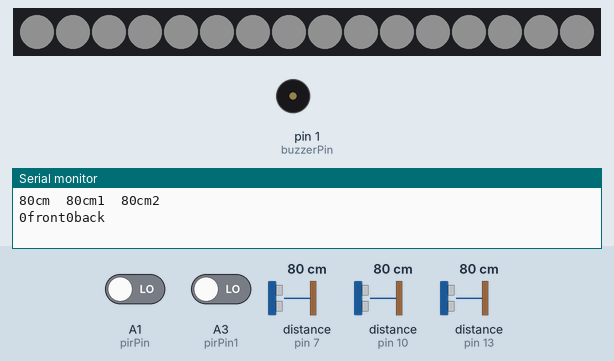
The sketch below on a simulated Arduino Uno, built with avr-gcc and run on an emulated ATmega328P. Shown: 16 RGB LEDs in strip order, left to right, buzzer (waves = sounding), the last lines printed to the serial monitor. Wiring (inferred from the names in the program): 3 × ultrasonic range finder: trigger pin 6, echo pin 7 / trigger pin 9, echo pin 10 / trigger pin 12, echo pin 13. Inputs (shaded band) come from the test bench; at power-on: distance to the obstacle (sensors on pin 10, pin 7, pin 13) 80 cm, A1 (pirPin) LOW, A3 (pirPin1) LOW. The echo pulse lasts 58.3 µs per cm; dim RGB values are drawn brighter than linear; random numbers use the default seed unless the sketch sets one.

Above: at 0.45 s.
At 3.7 s:
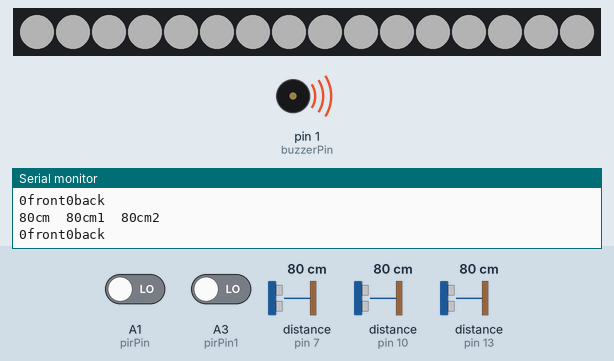
3.8 s: distance to the obstacle (sensor on pin 10) set to 97 cm
11.4 s: distance to the obstacle (sensor on pin 10) set to 103 cm
15.2 s: distance to the obstacle (sensor on pin 10) set to 204 cm
19.0 s: distance to the obstacle (sensor on pin 7) set to 204 cm
26.6 s: distance to the obstacle (sensor on pin 10) set to 120 cm
30.4 s: A1 (pirPin) driven HIGH
At 33.74 s:
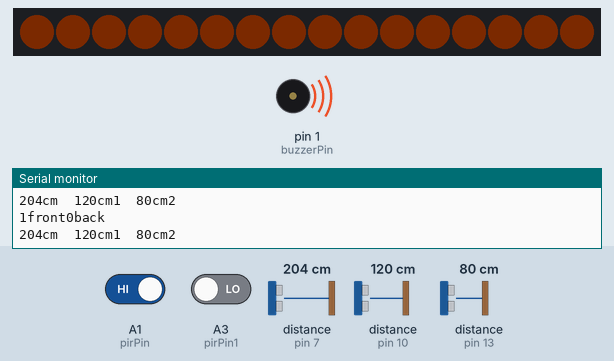
Timing chart, 0 to 35.2 s (numbered marks = the images above; inputs shaded):
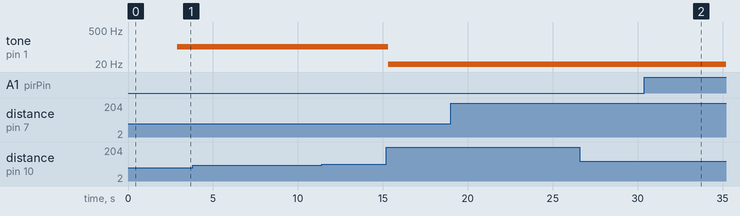

The sketch:

Protoype2.ino
```cpp
// Include neopixel library
#include <Adafruit_NeoPixel.h>
#ifdef __AVR__
#include <avr/power.h>
#endif
#define pixelPin 3
#define numLights 16
Adafruit_NeoPixel strip = Adafruit_NeoPixel(numLights, pixelPin, NEO_GRB + NEO_KHZ800);
int fadeSpeed = 1;
int pulseDelay = 40;

int buzzerPin = 1;

//Variables for proximity sensors
const int pingPin = 6; // Trigger Pin of Ultrasonic Sensor
const int echoPin = 7; // Echo Pin of Ultrasonic Sensor
long duration, cm;

const int pingPin1 = 9; // Trigger Pin of Ultrasonic Sensor
const int echoPin1 = 10; // Echo Pin of Ultrasonic Sensor
long duration1, cm1;

const int pingPin2 = 12; // Trigger Pin of Ultrasonic Sensor
const int echoPin2 = 13; // Echo Pin of Ultrasonic Sensor
long duration2, cm2;

//Variables for PIR sensors
int pirPin = A1;
int pirPin1 = A3;

void setup() {
  // put your setup code here, to run once:
  Serial.begin(9600);
  pinMode(pirPin, INPUT);
  pinMode(pirPin1, INPUT);
  strip.begin();
  strip.show();
}

void loop() {
  // put your main code here, to run repeatedly:
  proximity();
  detection();
}

void proximity() {
  pinMode(pingPin, OUTPUT);
  digitalWrite(pingPin, LOW);
  delayMicroseconds(2);
  digitalWrite(pingPin, HIGH);
  delayMicroseconds(10);
  digitalWrite(pingPin, LOW);
  pinMode(echoPin, INPUT);
  duration = pulseIn(echoPin, HIGH);
  cm = microsecondsToCentimeters(duration);
  Serial.print(cm);
  Serial.print("cm  ");
  //Serial.println();

  pinMode(pingPin1, OUTPUT);
  digitalWrite(pingPin1, LOW);
  delayMicroseconds(2);
  digitalWrite(pingPin1, HIGH);
  delayMicroseconds(10);
  digitalWrite(pingPin1, LOW);
  pinMode(echoPin1, INPUT);
  duration1 = pulseIn(echoPin1, HIGH);
  cm1 = microsecondsToCentimeters1(duration1);
  Serial.print(cm1);
  Serial.print("cm1  ");
  //Serial.println();

  pinMode(pingPin2, OUTPUT);
  digitalWrite(pingPin2, LOW);
  delayMicroseconds(2);
  digitalWrite(pingPin2, HIGH);
  delayMicroseconds(10);
  digitalWrite(pingPin2, LOW);
  pinMode(echoPin2, INPUT);
  duration2 = pulseIn(echoPin2, HIGH);
  cm2 = microsecondsToCentimeters2(duration2);
  Serial.print(cm2);
  Serial.print("cm2  ");
  Serial.println();
  delay(200);
}

long microsecondsToCentimeters(long microseconds) {
  return microseconds / 29 / 2;
}

long microsecondsToCentimeters1(long microseconds) {
  return microseconds / 29 / 2;
}

long microsecondsToCentimeters2(long microseconds) {
  return microseconds / 29 / 2;
}

// Test code for neopixel ring
//void colorWipe(uint32_t c, uint8_t wait) {
//  for (uint16_t i = 0; i < strip.numPixels(); i++) {
//    strip.setPixelColor(i, c);
//    strip.show();
//    delay(wait);
//  }
//}

// Neopixel light animation effects adapted from https://www.tweaking4all.com/hardware/arduino/adruino-led-strip-effects/
void showStrip() {
#ifdef ADAFRUIT_NEOPIXEL_H
  // NeoPixel
  strip.show();
#endif
}
void setAll(byte red, byte green, byte blue) {
  for (int i = 0; i < numLights; i++ ) {
    setPixel(i, red, green, blue);
  }
  showStrip();
}
void setPixel(int Pixel, byte red, byte green, byte blue) {
#ifdef ADAFRUIT_NEOPIXEL_H
  // NeoPixel
  strip.setPixelColor(Pixel, strip.Color(red, green, blue));
#endif
}
void fade(byte red, byte green, byte blue) {
  float r, g, b;
  for (int k = 5; k < 201; k = k + fadeSpeed) {
    r = (k / 256.0) * red;
    g = (k / 256.0) * green;
    b = (k / 256.0) * blue;
    setAll(r, g, b);
    showStrip();
    delay(pulseDelay);
  }
  for (int k = 200; k >= 5; k = k - fadeSpeed) {
    r = (k / 256.0) * red;
    g = (k / 256.0) * green;
    b = (k / 256.0) * blue;
    setAll(r, g, b);
    showStrip();
    delay(pulseDelay);
  }
}

void snow(byte red, byte green, byte blue, int SparkleDelay, int SpeedDelay) {
  setAll(red, green, blue);

  int Pixel = random(numLights);
  setPixel(Pixel, 0xCC, 0x5f, 0x00);
  showStrip();
  delay(SparkleDelay);
  setPixel(Pixel, red, green, blue);
  showStrip();
  delay(SpeedDelay);
}

void runner(byte red, byte green, byte blue, int WaveDelay) {
  int Position = 0;

  for (int j = 0; j < numLights * 2; j++)
  {
    Position++; // = 0; //Position + Rate;
    for (int i = 0; i < numLights; i++) {
      // sine wave, 3 offset waves make a rainbow!
      //float level = sin(i+Position) * 127 + 128;
      //setPixel(i,level,0,0);
      //float level = sin(i+Position) * 127 + 128;
      setPixel(i, ((sin(i + Position) * 127 + 128) / 255)*red,
               ((sin(i + Position) * 127 + 128) / 255)*green,
               ((sin(i + Position) * 127 + 128) / 255)*blue);
    }
    showStrip();
    delay(WaveDelay);
  }
}
//End of code from https://www.tweaking4all.com/hardware/arduino/adruino-led-strip-effects/

void detection() {
  int  val = digitalRead(pirPin);  // read input value
  int  val2 = digitalRead(pirPin1);
  Serial.print(val);
    Serial.print("front");

  Serial.print(val2);
    Serial.print("back");

  Serial.println("");

  if (val == HIGH && val2 == HIGH && cm > 200 || cm1 > 200) {
    // Faraway movement detected - white with yellow sparks
    snow (0x10, 0x10, 0x10, 40, random(100, 500));
  } else if (val == HIGH || val2 == HIGH && cm <= 200 && cm > 150 || cm1 <= 200 && cm1 > 150 ) {
    // Yellow pulse
    fadeSpeed = 1;
    pulseDelay = 5;
    fade(0xCC, 0x5f, 0x00);
  } else if (val == HIGH && val2 == HIGH && cm <= 150 && cm > 100 || cm1 <= 150 && cm1 > 100 ) {
    //Yellow + red alternating spin
    runner(0xCC, 0x5f, 0x00, 50);  // yellow
    runner(0xCC, 0x3d, 0x00, 50);  // red
    tone(buzzerPin, 10);
  } else if (val == HIGH && val2 == HIGH && cm <= 100 && cm > 50 || cm1 <= 150 && cm1 > 50 ) {
    // Red pulse
    fadeSpeed = 1;
    pulseDelay = 5;
    fade(0xFF, 0xFF, 0xFF);
    tone(buzzerPin, 100);
  } else if (val == HIGH && val2 == HIGH && cm <= 50 && cm > 0 || cm1 <= 50 && cm1 > 0 ) {
    // Urgent red spin
    fadeSpeed = 1;
    pulseDelay = 0;
    runner(0xA6, 0x00, 0x00, 50);
    tone(buzzerPin, 1000);
  } else if (val == LOW || val2 == LOW && cm2 < 100 ) {
    // "Friendly" green pulse
    fadeSpeed = 1;
    pulseDelay = 10;
    fade(0x57, 0xCC, 0x25);
  } else {
    // Neutral white pulse
    fadeSpeed = 1;
    pulseDelay = 10;
    fade(0xFF, 0xFF, 0xFF);
  }
}
```
